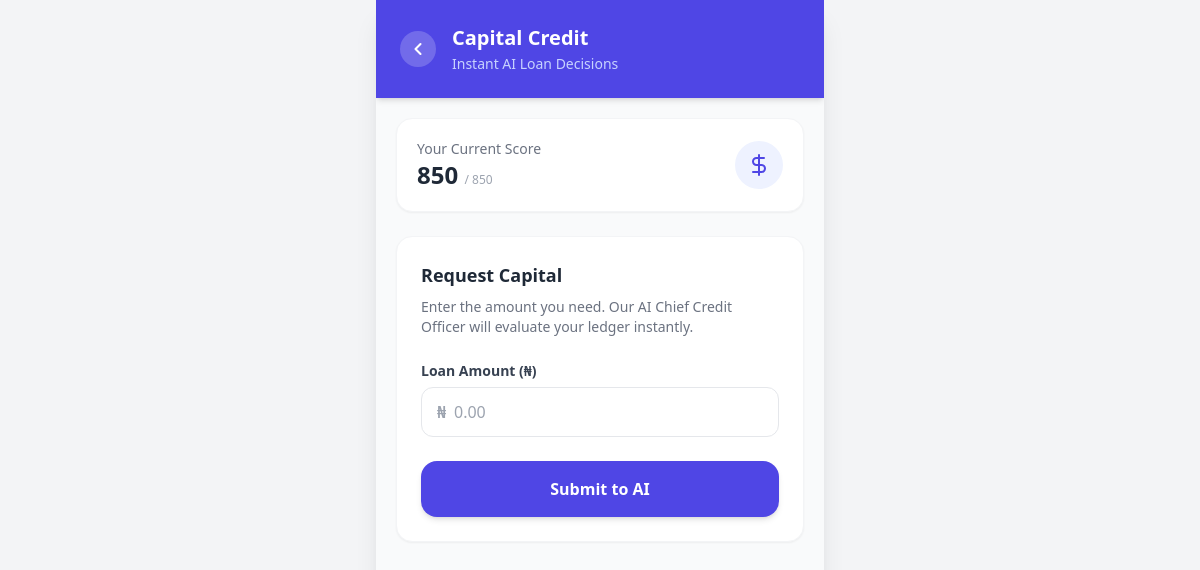
The app's page /loan/ (signed in), older data.
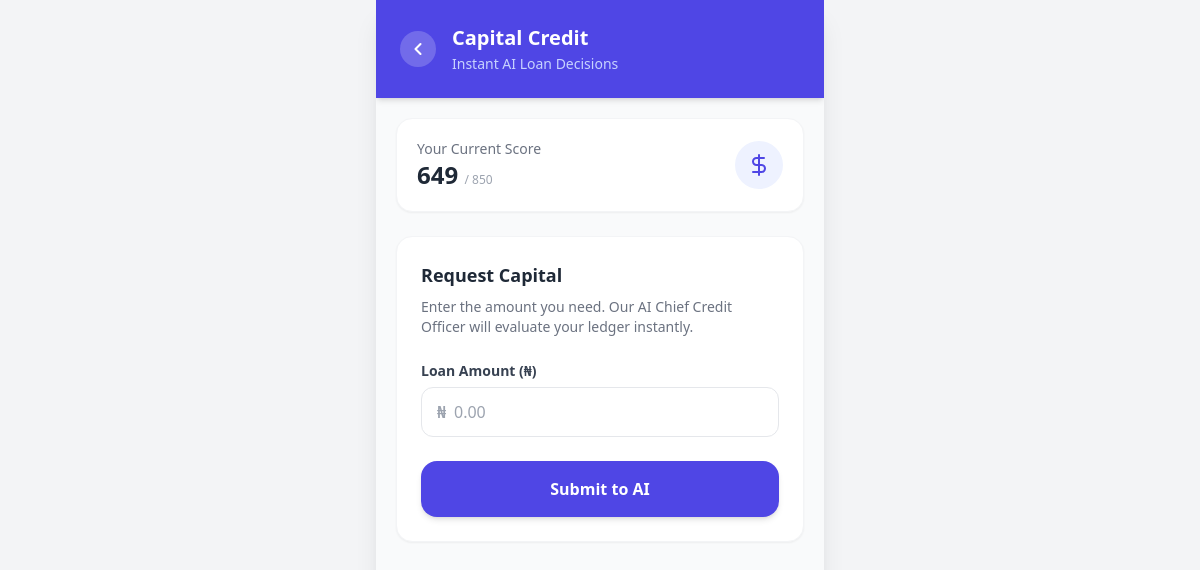
The same page, newer data.
### core_fintech/models.py (models this page shows, shortened)
class MerchantProfile(models.Model):
    user = models.OneToOneField(
        settings.AUTH_USER_MODEL,
        on_delete=models.CASCADE,
        related_name='merchant_profile'
    )
    business_name = models.CharField(max_length=255, db_index=True)
    business_type = models.CharField(max_length=150)
    opay_wallet_id = models.CharField(
        max_length=50, blank=True, null=True, unique=True)
    credit_score = models.IntegerField(default=0)
    created_at = models.DateTimeField(auto_now_add=True)
    class Meta:
        verbose_name = 'Merchant Profile'
        verbose_name_plural = 'Merchant Profiles'
        ordering = ['-created_at']

### core_fintech/views.py (the view, shortened to what this page needs)
# urls.py: path('loan/', views.loan_application, name='loan_application'),
@login_required
def loan_application(request):
    merchant = request.user.merchant_profile
    context = {'merchant': merchant}
    return render(request, 'core_fintech/loan_application.html', context)

### core_fintech/templates/core_fintech/loan_application.html (shortened to what this page needs)
{% extends "core_fintech/base.html" %}
{% load static %}
{% block content %}
<div class="flex flex-col min-h-screen bg-gray-50">
    <header class="bg-indigo-600 text-white p-6 shadow-md z-10">
        <div class="flex items-center gap-4">
            <a href="{% url 'dashboard' %}"
                class="bg-white/20 hover:bg-white/30 p-2 rounded-full transition-colors flex-shrink-0">
                <svg xmlns="http://www.w3.org/2000/svg" width="20" height="20" viewBox="0 0 24 24" fill="none"
                    stroke="currentColor" stroke-width="2.5" stroke-linecap="round" stroke-linejoin="round">
                    <path d="m15 18-6-6 6-6" />
                </svg>
            </a>
            <div>
                <h1 class="text-xl font-bold">Capital Credit</h1>
                <p class="text-indigo-200 text-sm mt-0.5">Instant AI Loan Decisions</p>
            </div>
        </div>
    </header>
    <div class="flex-1 p-5 overflow-y-auto no-scrollbar pb-10">
        <div class="bg-white border border-gray-100 rounded-2xl p-5 mb-6 shadow-sm flex items-center justify-between">
            <div>
                <p class="text-gray-500 text-sm font-medium">Your Current Score</p>
                <p class="text-2xl font-bold text-gray-800">{{ merchant.credit_score|default:"N/A" }} <span
                        class="text-xs text-gray-400 font-normal">/ 850</span></p>
            </div>
            <div class="bg-indigo-50 text-indigo-600 p-3 rounded-full">
                <svg xmlns="http://www.w3.org/2000/svg" width="24" height="24" viewBox="0 0 24 24" fill="none"
                    stroke="currentColor" stroke-width="2" stroke-linecap="round" stroke-linejoin="round">
                    <path d="M12 2v20" />
                    <path d="M17 5H9.5a3.5 3.5 0 0 0 0 7h5a3.5 3.5 0 0 1 0 7H6" />
                </svg>
            </div>
        </div>
        {% if not decision %}
        <div class="bg-white border border-gray-100 rounded-2xl p-6 shadow-sm">
            <h2 class="text-lg font-bold text-gray-800 mb-2">Request Capital</h2>
            <p class="text-sm text-gray-500 mb-6">Enter the amount you need. Our AI Chief Credit Officer will evaluate
                your ledger instantly.</p>
            <form method="POST">
                <div class="mb-6">
                    <label class="block text-sm font-semibold text-gray-700 mb-1.5">Loan Amount (₦)</label>
                    <div class="relative">
                        <span
                            class="absolute left-4 top-1/2 -translate-y-1/2 text-gray-400 font-bold text-base">₦</span>
                        <input type="number" name="amount" placeholder="0.00" step="1000" min="1000"
                            class="w-full border border-gray-200 rounded-xl pl-8 pr-4 py-3 text-gray-800 focus:outline-none focus:ring-2 focus:ring-indigo-400 text-base font-medium"
                            required>
                    </div>
                </div>
                <button type="submit"
                    class="w-full bg-indigo-600 hover:bg-indigo-700 active:scale-95 text-white font-bold py-4 rounded-2xl text-base transition-all shadow-md">
                    Submit to AI
                </button>
            </form>
        </div>
        {% endif %}
    </div>
</div>
{% endblock %}

Row changes from the older to the newer data that the page shows:
changed MerchantProfile: credit_score "850" → "649"
